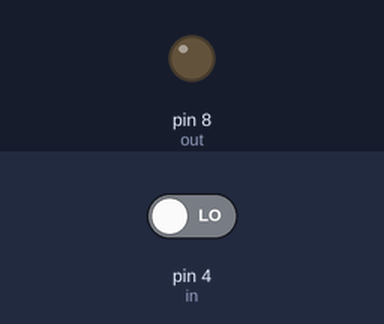
Bench run of a sketch on a simulated Arduino Uno, built with avr-gcc and run on an emulated ATmega328P. Shown: output pins drawn as LEDs (lit = HIGH). Inputs (shaded band) come from the test bench; at power-on: pin 4 (in) LOW.

Above: at 1.2 s.
1.3 s: pin 4 (in) driven HIGH
At 2.0 s:
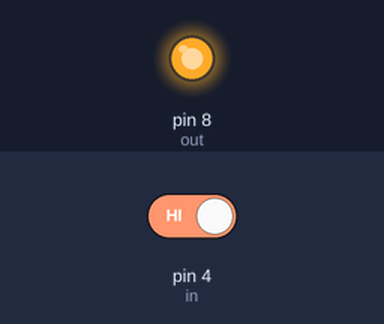
2.8 s: pin 4 (in) driven LOW
At 3.1 s:
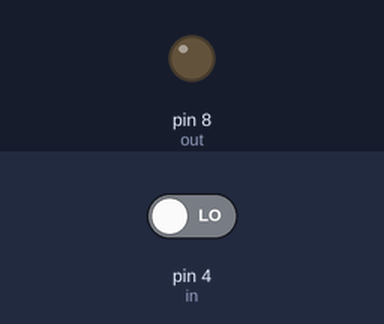
Timing chart, 0 to 5.8 s (numbered marks = the images above; inputs shaded):
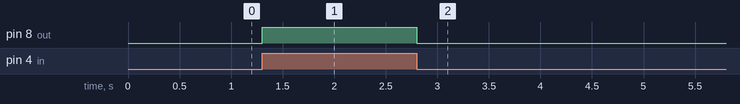

The sketch:

pushbutton.ino
```cpp
int in=4;
int out=8;
int val= LOW;
void setup() {
  // put your setup code here, to run once:
  pinMode(in,INPUT);
  pinMode(out,OUTPUT);

}

void loop() {
  // put your main code here, to run repeatedly:
  val= digitalRead(in);
  if(val==HIGH)
  digitalWrite(out,HIGH);
  else
  digitalWrite(out,LOW);

}
```

Measured:
- after the input at 1.3 s, pin 8 (out): LOW → HIGH at once
- after the input at 2.8 s, pin 8 (out): HIGH → LOW at once
